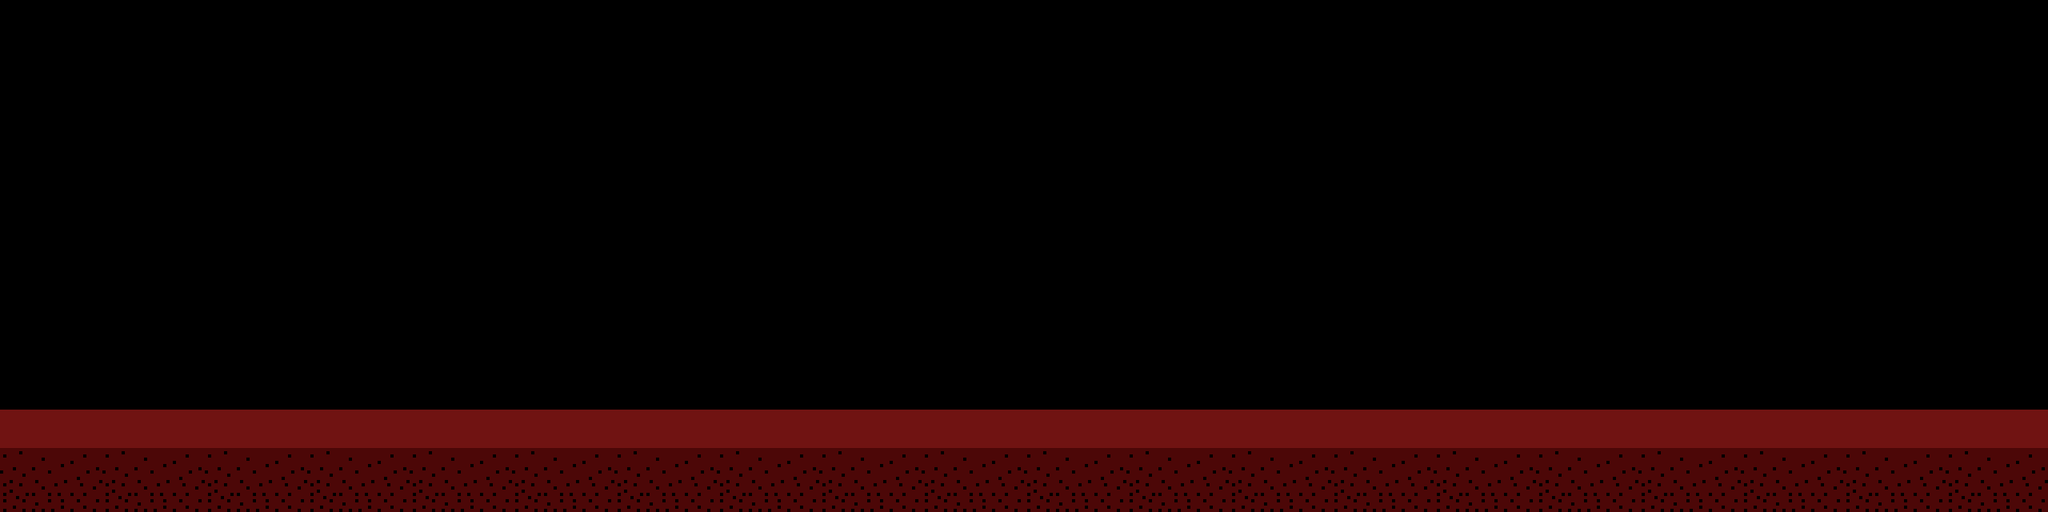

A level layout from a 2D game, rendered from its tile map. Below: a short description, then the map file with its tile-grid data intact:
An orthogonal 20x5 tile map with 128x128 px tiles, 1 tile layer (ground), 6 tilesets and 17 objects (virgil, elevator, player, elevator_doors, gvido_cavalcanti, ...).

<map version="1.4" tiledversion="2021.01.13" orientation="orthogonal" renderorder="right-down" width="20" height="5" tilewidth="128" tileheight="128" infinite="0" nextlayerid="14" nextobjectid="209">
 <editorsettings>
  <export target="level7_heresy.json" format="json" />
 </editorsettings>
 <tileset firstgid="1" name="tiles" tilewidth="128" tileheight="128" tilecount="21" columns="1">
  <image source="../assets/tileset.png" width="128" height="2688" />
  <tile id="0">
   <properties>
    <property name="collide" type="bool" value="true" />
   </properties>
  </tile>
 </tileset>
 <tileset firstgid="22" name="background" tilewidth="2560" tileheight="896" tilecount="11" columns="0">
  <grid orientation="orthogonal" width="1" height="1" />
  <tile id="65">
   <image width="338" height="338" source="../assets/level7_heresy/moon.png" />
  </tile>
  <tile id="66">
   <image width="198" height="273" source="../assets/level7_heresy/tomb1.png" />
  </tile>
  <tile id="67">
   <image width="182" height="205" source="../assets/level7_heresy/tomb2.png" />
  </tile>
  <tile id="68">
   <image width="174" height="316" source="../assets/level7_heresy/tomb3.png" />
  </tile>
  <tile id="69">
   <image width="156" height="137" source="../assets/level7_heresy/tomb4.png" />
  </tile>
  <tile id="70">
   <image width="86" height="191" source="../assets/level7_heresy/epicur.png" />
  </tile>
  <tile id="71">
   <image width="328" height="367" source="../assets/level7_heresy/fire1.png" />
  </tile>
  <tile id="72">
   <image width="328" height="367" source="../assets/level7_heresy/fire2.png" />
  </tile>
  <tile id="73">
   <image width="85" height="190" source="../assets/level7_heresy/gvido_cavalcanti.png" />
  </tile>
  <tile id="74">
   <image width="2560" height="896" source="../assets/level7_heresy/background.png" />
  </tile>
  <tile id="75">
   <image width="182" height="205" source="../assets/level7_heresy/tomb5.png" />
  </tile>
 </tileset>
 <tileset firstgid="98" name="virgil" tilewidth="120" tileheight="192" tilecount="4" columns="1">
  <grid orientation="orthogonal" width="152" height="248" />
  <image source="../assets/virgil.png" width="120" height="768" />
 </tileset>
 <tileset firstgid="102" name="dante" tilewidth="120" tileheight="192" tilecount="6" columns="2">
  <grid orientation="orthogonal" width="152" height="248" />
  <image source="../assets/dante.png" width="240" height="576" />
 </tileset>
 <tileset firstgid="108" name="elevator" tilewidth="375" tileheight="350" tilecount="14" columns="1">
  <grid orientation="orthogonal" width="350" height="392" />
  <image source="../assets/elevator.png" width="375" height="4900" />
 </tileset>
 <tileset firstgid="122" name="elevator_doors" tilewidth="375" tileheight="350" tilecount="10" columns="1">
  <grid orientation="orthogonal" width="196" height="322" />
  <image source="../assets/elevator_doors.png" width="375" height="3500" />
 </tileset>
 <objectgroup id="11" name="background">
  <object id="191" gid="96" x="0" y="640" width="2560" height="659.636" />
 </objectgroup>
 <objectgroup id="12" name="background_objects_2">
  <object id="193" gid="87" x="517.635" y="284.061" width="277.394" height="277.394" />
  <object id="200" gid="94" x="937.333" y="512.333" width="328" height="367" />
  <object id="201" gid="93" x="1280" y="512" width="328" height="367" />
  <object id="202" gid="1073741918" x="1974" y="157.5" width="328" height="367" rotation="180" />
  <object id="203" gid="94" x="768" y="512" width="328" height="367" />
 </objectgroup>
 <objectgroup id="13" name="background_objects_1">
  <object id="194" gid="91" x="896" y="517" width="156" height="137" />
  <object id="195" gid="90" x="1152" y="516" width="174" height="316" />
  <object id="196" gid="89" x="1536" y="513" width="182" height="205" />
  <object id="198" gid="88" x="1792" y="512" width="198" height="273" />
  <object id="208" gid="97" x="512" y="512" width="182" height="205" />
 </objectgroup>
 <layer id="8" name="ground" width="20" height="5">
  <data encoding="csv">
0,0,0,0,0,0,0,0,0,0,0,0,0,0,0,0,0,0,0,0,
0,0,0,0,0,0,0,0,0,0,0,0,0,0,0,0,0,0,0,0,
0,0,0,0,0,0,0,0,0,0,0,0,0,0,0,0,0,0,0,0,
0,0,0,0,0,0,0,0,0,0,0,0,0,0,0,0,0,0,0,0,
13,13,13,13,13,13,13,13,13,13,13,13,13,13,13,13,13,13,13,13
</data>
 </layer>
 <objectgroup id="4" name="game">
  <object id="73" name="virgil" gid="98" x="226.936" y="508.926" width="120" height="192" />
  <object id="80" name="elevator" gid="108" x="2166.51" y="512.407" width="375" height="350" />
  <object id="84" name="player" gid="102" x="96.103" y="508.093" width="120" height="192" />
  <object id="92" name="elevator_doors" type="elevator_doors" gid="122" x="2166.51" y="515.074" width="375" height="355" />
  <object id="204" name="gvido_cavalcanti" gid="95" x="1002" y="512" width="85" height="190">
   <properties>
    <property name="clickable" type="bool" value="true" />
   </properties>
  </object>
  <object id="205" name="epicur" gid="92" x="1408" y="512" width="86" height="191">
   <properties>
    <property name="clickable" type="bool" value="true" />
   </properties>
  </object>
 </objectgroup>
</map>
